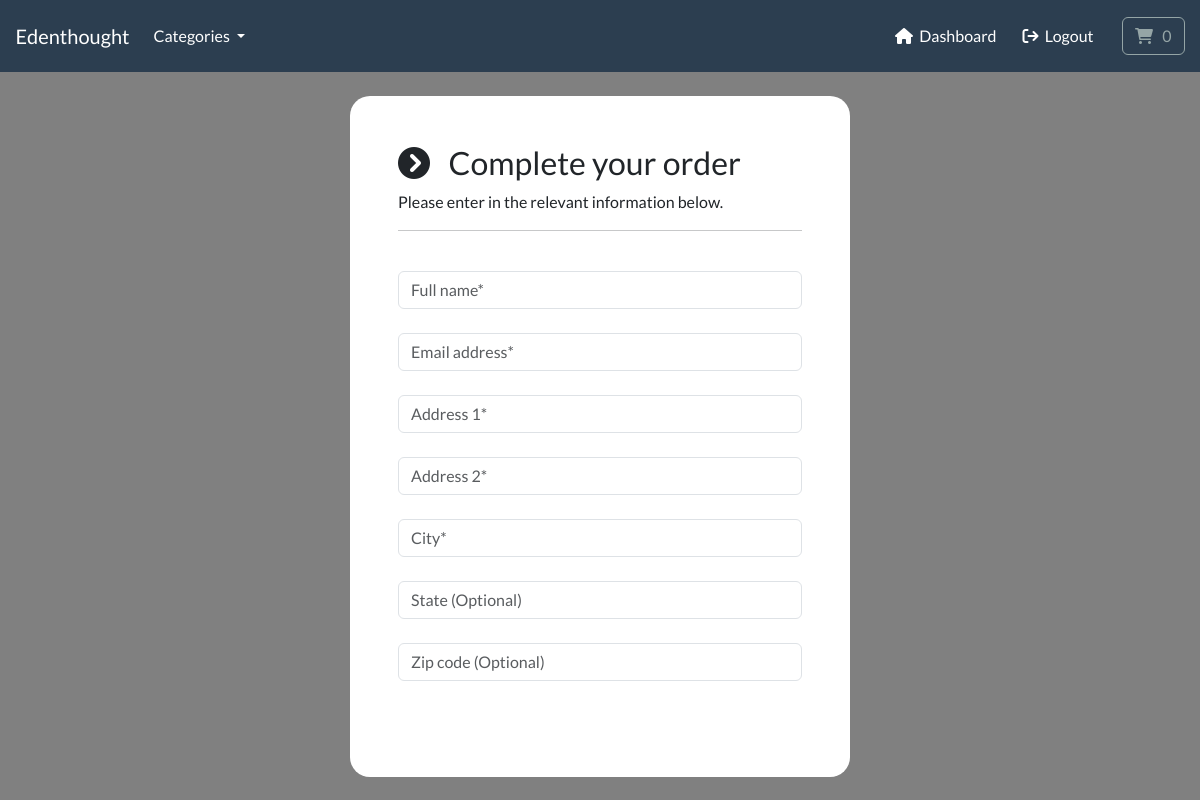
/payment/checkout (signed in), run on an earlier commit of the app's database.
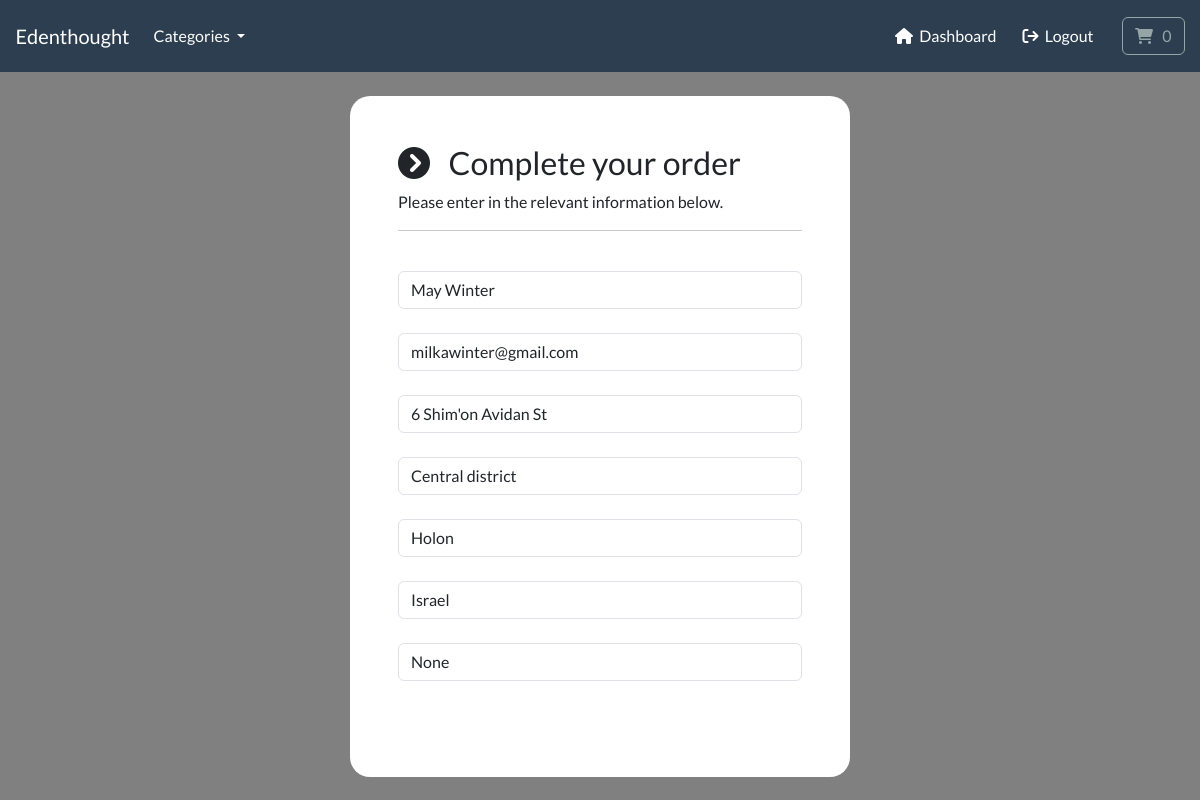
And on a later commit of the database.
### payment/models.py (models this page shows, shortened)
class ShippingAddress(models.Model):
    class Meta:
        verbose_name_plural = 'Shipping Address'
    full_name = models.CharField(max_length=300)
    email = models.EmailField(max_length=255)
    address1 = models.CharField(max_length=300)
    address2 = models.CharField(max_length=300)
    city = models.CharField(max_length=255)
    state = models.CharField(max_length=255, null=True, blank=True)
    zipcode = models.CharField(max_length=255, null=True, blank=True)
    user = models.ForeignKey(User, on_delete=models.CASCADE, null=True, blank=True)

### payment/views.py (the view)
# urls.py: path('checkout', views.checkout, name='checkout'),
def checkout(request):
    if request.user.is_authenticated:
        try:
            shippping_adress = ShippingAddress.objects.get(user=request.user.id)
            context = {'shipping': shippping_adress}
            return render(request, 'payment/checkout.html', context=context)
        except:
            return render(request, 'payment/checkout.html')
    else:
        return render(request, 'payment/checkout.html')

### cart/cart.py (called while the page is built)
    def __len__(self):
        return sum(item['qty'] for item in self.cart.values())

    def get_total(self):
        return sum(Decimal(item['price']) * item['qty'] for item in self.cart.values())

### cart/context_processors.py (called while the page is built)
def cart(request):
    return {'cart': Cart(request)}

### store/models.py (called while the page is built)
    def get_absolute_url(self):
        return reverse('list-category', args=[self.slug])

### store/views.py (called while the page is built)
def categories(request):
    all_categories = Category.objects.all()
    return {'all_categories': all_categories}

### payment/templates/payment/checkout.html (shortened to what this page needs)
{% include "store/base.html" %}
{% load static %}
{% block content %}
    <body>
        <br>
        <div class="container bg-white shadow-md p-5 form-layout">
            <form id="form" onsubmit=event.preventDefault();>
                <div>
                    <h3> <i class="fa fa-chevron-circle-right" aria-hidden="true"></i> &nbsp; Complete your order </h3>
                    <p> Please enter in the relevant information below. </p>
                    <hr>
                    <br>
                    <div class="form-field">
                        <input class="form-control validate" id="name" type="text" placeholder="Full name*" autocomplete="off" value="{{ shipping.full_name }}" required>
                    </div>
                    <br>
                    <div class="form-field">
                        <input class="form-control validate" id="email" type="email" placeholder="Email address*" autocomplete="off" value="{{ shipping.email }}" required>
                    </div>
                    <br>
                    <div class="form-field">
                        <input class="form-control validate" id="address1" type="text" placeholder="Address 1*" autocomplete="off" value="{{ shipping.address1 }}" required>
                    </div>
                    <br>
                    <div class="form-field">
                        <input class="form-control validate" id="address2" type="text" placeholder="Address 2*" autocomplete="off" value="{{ shipping.address2 }}" required>
                    </div>
                    <br>
                    <div class="form-field">
                        <input class="form-control validate" id="city" type="text" placeholder="City*" autocomplete="off" value="{{ shipping.city }}" required>
                    </div>
                    <br>
                    <div class="form-field">
                        <input class="form-control" id="state" type="text" placeholder="State (Optional)" autocomplete="off" value="{{ shipping.state }}">
                    </div>
                    <br>
                    <div class="form-field">
                        <input class="form-control" id="zipcode" type="text" placeholder="Zip code (Optional)" autocomplete="off" value="{{ shipping.zipcode }}">
                    </div>
                </div>
                <br>
                <br>
            </form>
        </div>
        <br>
    </body>
{% endblock %}

What changed in the data, as far as the page shows it:
added ShippingAddress: full_name "May Winter", email "milkawinter@gmail.com", address1 "6 Shim'on Avidan St", address2 "Central district", city "Holon", state "Israel", zipcode "None"
